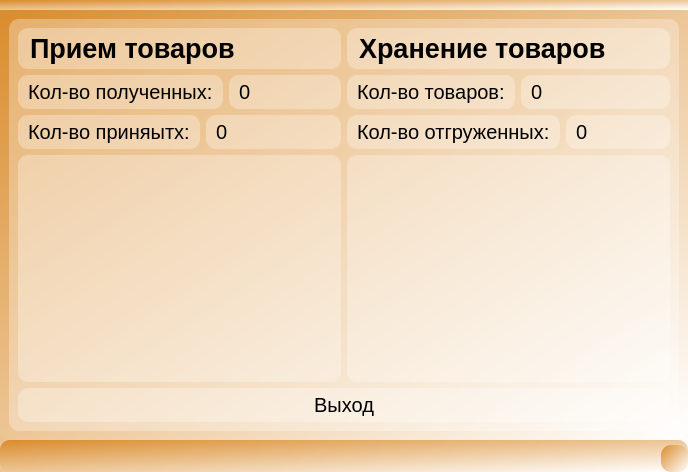
<?xml version="1.0" encoding="UTF-8"?>
<ui version="4.0">
 <class>MainWindow</class>
 <widget class="QMainWindow" name="MainWindow">
  <property name="geometry">
   <rect>
    <x>0</x>
    <y>0</y>
    <width>688</width>
    <height>472</height>
   </rect>
  </property>
  <property name="windowTitle">
   <string>MainWindow</string>
  </property>
  <property name="styleSheet">
   <string notr="true">border-radius: 10px;
background-color: qlineargradient(spread:pad, x1:0, y1:0, x2:1, y2:1, stop:0 rgba(218, 140, 44, 255), stop:1 rgba(255, 255, 255, 255));
padding: 5px;</string>
  </property>
  <widget class="QWidget" name="centralwidget">
   <layout class="QHBoxLayout" name="horizontalLayout_5">
    <item>
     <widget class="QWidget" name="widget" native="true">
      <property name="styleSheet">
       <string notr="true">background-color: rgba(255, 255, 255, 76);</string>
      </property>
      <layout class="QGridLayout" name="gridLayout">
       <item row="0" column="0">
        <layout class="QVBoxLayout" name="verticalLayout_2">
         <item>
          <widget class="QLabel" name="label">
           <property name="font">
            <font>
             <family>Arial</family>
             <pointsize>20</pointsize>
             <weight>75</weight>
             <italic>false</italic>
             <bold>true</bold>
            </font>
           </property>
           <property name="text">
            <string>Прием товаров</string>
           </property>
          </widget>
         </item>
         <item>
          <layout class="QHBoxLayout" name="horizontalLayout">
           <item>
            <widget class="QLabel" name="label_3">
             <property name="font">
              <font>
               <family>Arial</family>
               <pointsize>15</pointsize>
              </font>
             </property>
             <property name="text">
              <string>Кол-во полученных:</string>
             </property>
            </widget>
           </item>
           <item>
            <widget class="QLabel" name="label_4">
             <property name="font">
              <font>
               <family>Arial</family>
               <pointsize>15</pointsize>
              </font>
             </property>
             <property name="text">
              <string>0</string>
             </property>
            </widget>
           </item>
          </layout>
         </item>
         <item>
          <layout class="QHBoxLayout" name="horizontalLayout_4">
           <item>
            <widget class="QLabel" name="label_9">
             <property name="font">
              <font>
               <family>Arial</family>
               <pointsize>15</pointsize>
              </font>
             </property>
             <property name="text">
              <string>Кол-во приняытх:</string>
             </property>
            </widget>
           </item>
           <item>
            <widget class="QLabel" name="label_10">
             <property name="font">
              <font>
               <family>Arial</family>
               <pointsize>15</pointsize>
              </font>
             </property>
             <property name="text">
              <string>0</string>
             </property>
            </widget>
           </item>
          </layout>
         </item>
         <item>
          <widget class="QTableView" name="tableView">
           <property name="font">
            <font>
             <family>Arial</family>
             <pointsize>15</pointsize>
            </font>
           </property>
          </widget>
         </item>
        </layout>
       </item>
       <item row="0" column="1">
        <layout class="QVBoxLayout" name="verticalLayout">
         <item>
          <widget class="QLabel" name="label_2">
           <property name="font">
            <font>
             <family>Arial</family>
             <pointsize>20</pointsize>
             <weight>75</weight>
             <bold>true</bold>
            </font>
           </property>
           <property name="text">
            <string>Хранение товаров</string>
           </property>
          </widget>
         </item>
         <item>
          <layout class="QHBoxLayout" name="horizontalLayout_2">
           <item>
            <widget class="QLabel" name="label_5">
             <property name="font">
              <font>
               <family>Arial</family>
               <pointsize>15</pointsize>
               <weight>50</weight>
               <bold>false</bold>
              </font>
             </property>
             <property name="text">
              <string>Кол-во товаров:</string>
             </property>
            </widget>
           </item>
           <item>
            <widget class="QLabel" name="label_6">
             <property name="font">
              <font>
               <family>Arial</family>
               <pointsize>15</pointsize>
              </font>
             </property>
             <property name="text">
              <string>0</string>
             </property>
            </widget>
           </item>
          </layout>
         </item>
         <item>
          <layout class="QHBoxLayout" name="horizontalLayout_3">
           <item>
            <widget class="QLabel" name="label_7">
             <property name="font">
              <font>
               <family>Arial</family>
               <pointsize>15</pointsize>
              </font>
             </property>
             <property name="text">
              <string>Кол-во отгруженных:</string>
             </property>
            </widget>
           </item>
           <item>
            <widget class="QLabel" name="label_8">
             <property name="font">
              <font>
               <family>Arial</family>
               <pointsize>15</pointsize>
              </font>
             </property>
             <property name="text">
              <string>0</string>
             </property>
            </widget>
           </item>
          </layout>
         </item>
         <item>
          <widget class="QTableView" name="tableView_2">
           <property name="font">
            <font>
             <family>Arial</family>
             <pointsize>15</pointsize>
            </font>
           </property>
          </widget>
         </item>
        </layout>
       </item>
       <item row="1" column="0" colspan="2">
        <widget class="QPushButton" name="pushButton">
         <property name="font">
          <font>
           <family>Arial</family>
           <pointsize>15</pointsize>
          </font>
         </property>
         <property name="text">
          <string>Выход</string>
         </property>
        </widget>
       </item>
      </layout>
     </widget>
    </item>
   </layout>
  </widget>
  <widget class="QMenuBar" name="menubar">
   <property name="geometry">
    <rect>
     <x>0</x>
     <y>0</y>
     <width>688</width>
     <height>31</height>
    </rect>
   </property>
  </widget>
  <widget class="QStatusBar" name="statusbar"/>
 </widget>
 <resources/>
 <connections/>
</ui>
